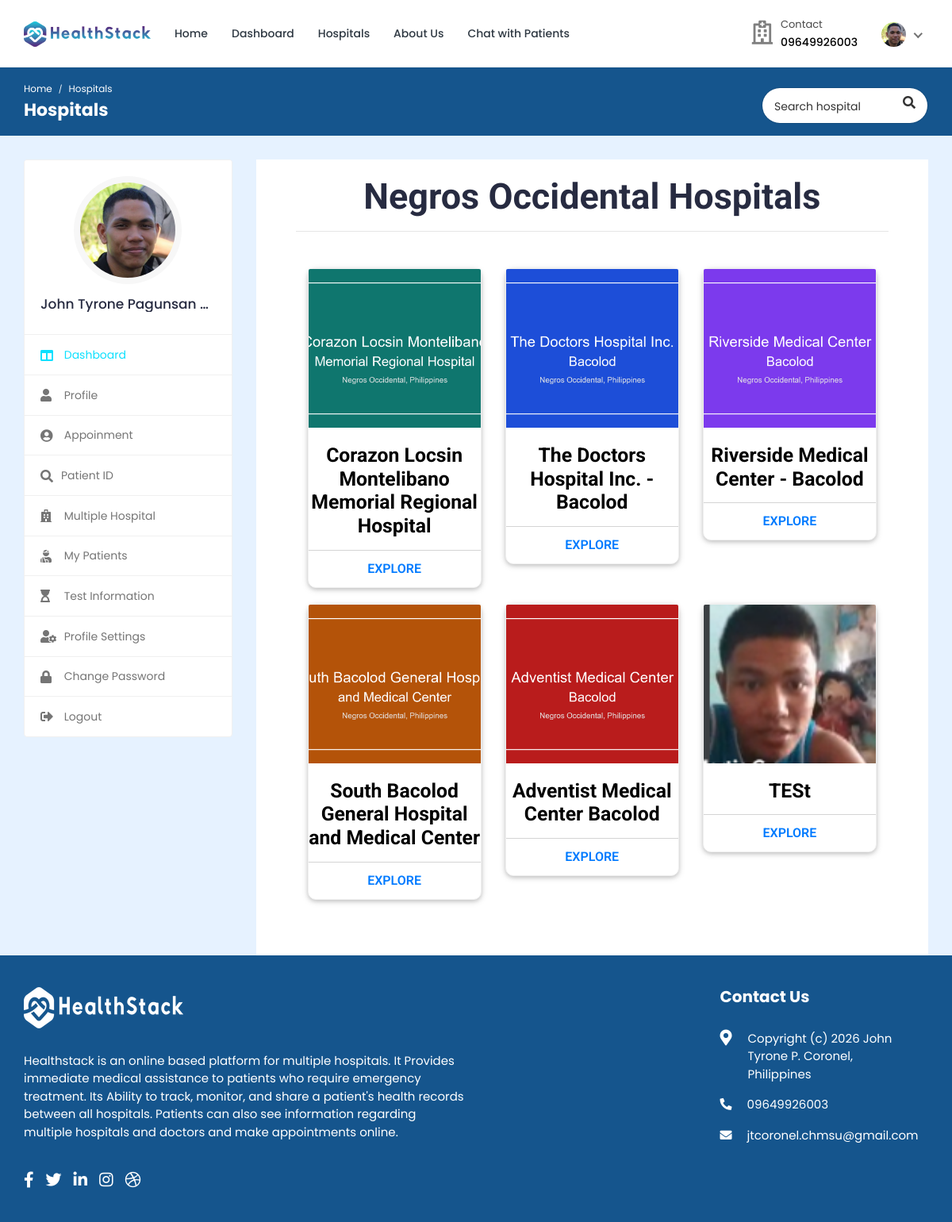
Page /multiple-hospital/ (signed in) on the committed database.
### doctor/models.py (models this page shows, shortened)
class Doctor_Information(models.Model):
    DOCTOR_TYPE = (
        ('Cardiologists', 'Cardiologists'),
        ('Neurologists', 'Neurologists'),
        ('Pediatricians', 'Pediatricians'),
        ('Physiatrists', 'Physiatrists'),
        ('Dermatologists', 'Dermatologists'),
    )
    doctor_id = models.AutoField(primary_key=True)
    user = models.OneToOneField(User, on_delete=models.CASCADE, null=True, blank=True, related_name='profile')
    name = models.CharField(max_length=200, null=True, blank=True)
    username = models.CharField(max_length=200, null=True, blank=True)
    gender = models.CharField(max_length=200, null=True, blank=True)
    description = models.TextField(max_length=1000, null=True, blank=True)
    department = models.CharField(max_length=200, choices=DOCTOR_TYPE, null=True, blank=True)
    department_name = models.ForeignKey(hospital_department, on_delete=models.SET_NULL, null=True, blank=True)
    specialization = models.ForeignKey(specialization, on_delete=models.SET_NULL, null=True, blank=True)
    featured_image = models.ImageField(upload_to='doctors/', default='doctors/user-default.png', null=True, blank=True)
    certificate_image = models.ImageField(upload_to='doctors_certificate/', default='doctors_certificate/default.png', null=True, blank=True)
    email = models.EmailField(max_length=200, null=True, blank=True)
    phone_number = models.CharField(max_length=200, null=True, blank=True)
    nid = models.CharField(max_length=200, null=True, blank=True)
    visiting_hour = models.CharField(max_length=200, null=True, blank=True)
    consultation_fee = models.IntegerField(null=True, blank=True)
    report_fee = models.IntegerField(null=True, blank=True)
    dob = models.CharField(max_length=200, null=True, blank=True)
    institute = models.CharField(max_length=200, null=True, blank=True)
    degree = models.CharField(max_length=200, null=True, blank=True)
    completion_year = models.CharField(max_length=200, null=True, blank=True)
    work_place = models.CharField(max_length=200, null=True, blank=True)
    designation = models.CharField(max_length=200, null=True, blank=True)
    start_year = models.CharField(max_length=200, null=True, blank=True)
    end_year = models.CharField(max_length=200, null=True, blank=True)
    register_status =  models.CharField(max_length=200, null=True, blank=True)
    hospital_name = models.ForeignKey(Hospital_Information, on_delete=models.SET_NULL, null=True, blank=True)

### hospital/models.py (models this page shows, shortened)
class Hospital_Information(models.Model):
    HOSPITAL_TYPE = (
        ('private', 'Private hospital'),
        ('public', 'Public hospital'),
    )
    hospital_id = models.AutoField(primary_key=True)
    name = models.CharField(max_length=200, null=True, blank=True)
    address = models.CharField(max_length=200, null=True, blank=True)
    featured_image = models.ImageField(upload_to='hospitals/', default='hospitals/default.png', null=True, blank=True)
    description = models.TextField(null=True, blank=True)
    email = models.EmailField(max_length=200, null=True, blank=True)
    phone_number = models.IntegerField(null=True, blank=True)
    hospital_type = models.CharField(max_length=200, choices=HOSPITAL_TYPE)
    general_bed_no = models.IntegerField(null=True, blank=True)
    available_icu_no = models.IntegerField(null=True, blank=True)
    regular_cabin_no = models.IntegerField(null=True, blank=True)
    emergency_cabin_no = models.IntegerField(null=True, blank=True)
    vip_cabin_no = models.IntegerField(null=True, blank=True)

### hospital/views.py (the view)
# urls.py: path('multiple-hospital/', views.multiple_hospital, name='multiple-hospital'),
@csrf_exempt
@login_required(login_url="login")
def multiple_hospital(request):
    if request.user.is_authenticated:
        if request.user.is_patient:
            patient = Patient.objects.get(user=request.user)
            doctors = Doctor_Information.objects.all()
            hospitals = Hospital_Information.objects.all()
            hospitals, search_query = searchHospitals(request)
            custom_range, hospitals = paginateHospitals(request, hospitals, 3)
            context = {'patient': patient, 'doctors': doctors, 'hospitals': hospitals, 'search_query': search_query, 'custom_range': custom_range}
            return render(request, 'multiple-hospital.html', context)
        elif request.user.is_doctor:
            doctor = Doctor_Information.objects.get(user=request.user)
            hospitals = Hospital_Information.objects.all()
            hospitals, search_query = searchHospitals(request)
            context = {'doctor': doctor, 'hospitals': hospitals, 'search_query': search_query}
            return render(request, 'multiple-hospital.html', context)
    else:
        logout(request)
        messages.error(request, 'Not Authorized')
        return render(request, 'patient-login.html')

### templates/multiple-hospital.html (shortened to what this page needs)
{% load static %}
<!DOCTYPE html>
<html lang="en">
<head>
	<link rel="stylesheet" href="{% static 'HealthStack-System/css/Normal/bootstrap.min.css' %}">
	<link rel="stylesheet" href="{% static 'HealthStack-System/plugins/Normal/fontawesome/css/fontawesome.min.css' %}">
	<link rel="stylesheet" href="{% static 'HealthStack-System/plugins/Normal/fontawesome/css/all.min.css' %}">
	<link rel="stylesheet" href="{% static 'HealthStack-System/css/Normal/style.css' %}">
	<link rel="stylesheet"href="{% static 'HealthStack-System/css/Normal/hospital.css' %}">
	<link rel="stylesheet"href="{% static 'HealthStack-System/css/Normal/search2.css' %}">
	</head>
	<body>
		<div class="main-wrapper">
			<header class="header">
				{% if user.is_authenticated and user.is_doctor %}
				{% include 'doctor-navbar.html' %}
				{% endif %}
			</header>
			<div class="breadcrumb-bar">
				<div class="container-fluid">
					<div class="row align-items-center">
						<div class="col-md-6 col-6">
							<nav aria-label="breadcrumb" class="page-breadcrumb">
								<ol class="breadcrumb">
									{% if user.is_authenticated and user.is_doctor %}
									<li class="breadcrumb-item"><a href="{% url 'doctor-dashboard' %}">Home</a></li>
									{% endif %}
									<li class="breadcrumb-item active" aria-current="page">Hospitals</li>
								</ol>
							</nav>
							<h2 class="breadcrumb-title">Hospitals</h2>
						</div>
						<div class="col-md-6 col-6 text-right">
							<div class="top-nav-search">
								<form action="{% url 'multiple-hospital' %}" method="GET">
									<input type="text" class="form-control" placeholder="Search hospital" name="search_query" value="{{search_query}}">
									<button class="btn" type="submit"><i class="fa fa-search"></i></button>
								</form>
							</div>
						</div>
					</div>
				</div>
			</div>
			<div class="content">
				<div class="container-fluid">
					<div class="row">
						<div class="col-md-5 col-lg-4 col-xl-3 theiaStickySidebar">
							<div>
								{% if user.is_authenticated and user.is_doctor %}
								{% include 'doctor-sidebar.html' %}
								{% endif %}
							</div>
						</div>
						<div class="col-md-7 col-lg-8 col-xl-9">
							<section class="wrapper" style="height: 0px;">
								<div class="container-fostrap" style="padding-top: 0px;">
									<h1 class="card-title" style="text-align: center;font-size: 45px;">Negros Occidental Hospitals</h1>
									<hr>
									<div class="content">
										<div class="container">
											<div class="row">
												{% for hospital in hospitals %}
												<div class="col-xs-12 col-sm-4">
													<div class="card">
														<a class="img-card" href="#">
														<img src="{{hospital.featured_image.url}}" />
													  </a>
														<div class="card-content">
															<h4 class="card-title">
																<a href="#"> {{hospital.name}}
															  </a>
															</h4>
														</div>
														<div class="card-read-more">
															<a href="{% url 'hospital-profile' pk=hospital.hospital_id %}" class="btn btn-link btn-block">
																Explore
															</a>
														</div>
													</div>
												</div>
												{% endfor %}
											</div>
										</div>
									</div>
								</div>
							</section>
						</div>
					</div>
				</div>
			</div>
			{% include 'footer.html' %}
		</div>
	</body>
</html>

### templates/doctor-navbar.html (shortened to what this page needs)
{% load static %}
<nav class="navbar navbar-expand-lg header-nav">
  <div class="navbar-header">
    <a href="{% url 'hospital_home'%}" class="navbar-brand logo">
      <img
        src="{% static 'HealthStack-System/images/Normal/logo.jpg' %}"
        class="img-fluid"
        alt="Logo"
      />
    </a>
  </div>
  <div class="main-menu-wrapper">
    <ul class="main-nav">
      <li>
        <a href="{% url 'hospital_home'%}">Home</a>
      </li>
      <li>
        <a href="{% url 'doctor-dashboard'%}">Dashboard</a>
      </li>
      <li><a href="{% url 'multiple-hospital' %}" style="text-decoration: none;">Hospitals</a></li>
      <li>
        <a href="{% url 'about-us'%}">About Us</a>
      </li>
      <li>
        <a href="{% url 'chat-home' pk=user.id %}">Chat with Patients</a>
      </li>
    </ul>
  </div>
  <ul class="nav header-navbar-rht">
    <li class="nav-item contact-item">
      <div class="header-contact-img">
        <i class="far fa-hospital"></i>
      </div>
      <div class="header-contact-detail">
        <p class="contact-header">Contact</p>
        {% include 'includes/contact-phone.html' %}
      </div>
    </li>
    <li class="nav-item dropdown has-arrow logged-item">
      <a href="#" class="dropdown-toggle nav-link" data-toggle="dropdown">
        <span class="user-img">
          <img
            class="rounded-circle"
            src="{{ doctor.featured_image.url }}"
            width="31"
            alt="Darren Elder"
          />
        </span>
      </a>
    </li>
  </ul>
</nav>

### templates/includes/contact-phone.html
{% if user.is_authenticated and user.is_patient and user.patient.phone_number %}
{% with phone=user.patient.phone_number|stringformat:"s" %}
<p class="contact-info-header">{% if phone|slice:":1" == "0" %}{{ phone }}{% else %}0{{ phone }}{% endif %}</p>
{% endwith %}
{% elif user.is_authenticated and user.is_doctor and user.profile.phone_number %}
{% with phone=user.profile.phone_number|stringformat:"s" %}
<p class="contact-info-header">{% if phone|slice:":1" == "0" %}{{ phone }}{% else %}0{{ phone }}{% endif %}</p>
{% endwith %}
{% elif user.is_authenticated and user.is_hospital_admin and user.hospital_admin.phone_number %}
{% with phone=user.hospital_admin.phone_number|stringformat:"s" %}
<p class="contact-info-header">{% if phone|slice:":1" == "0" %}{{ phone }}{% else %}0{{ phone }}{% endif %}</p>
{% endwith %}
{% elif patient.phone_number %}
{% with phone=patient.phone_number|stringformat:"s" %}
<p class="contact-info-header">{% if phone|slice:":1" == "0" %}{{ phone }}{% else %}0{{ phone }}{% endif %}</p>
{% endwith %}
{% elif doctor.phone_number %}
{% with phone=doctor.phone_number|stringformat:"s" %}
<p class="contact-info-header">{% if phone|slice:":1" == "0" %}{{ phone }}{% else %}0{{ phone }}{% endif %}</p>
{% endwith %}
{% else %}
<p class="contact-info-header">Not set</p>
{% endif %}

### templates/doctor-sidebar.html (shortened to what this page needs)
{% load static %}
<div class="profile-sidebar">
  <div class="widget-profile pro-widget-content">
    <div class="profile-info-widget">
      <a href="#" class="booking-doc-img">
        <img
          src="{{ doctor.featured_image.url }}"
          alt="User Image"
        />
      </a>
      <div class="profile-det-info">
        <h3>{{ doctor.name }}</h3>
      </div>
    </div>
  </div>
  <div class="dashboard-widget">
    <nav class="dashboard-menu sidebar">
      <ul>
        <li class="active">
          <a href="{% url 'doctor-dashboard' %}">
            <i class="fas fa-columns"></i>
            <span>Dashboard</span>
          </a>
        </li>
        <li>
        <a href="{% url 'doctor-profile' pk=doctor.doctor_id %}">
          <i class="fas fa-user"></i>
          <span>Profile</span>
        </a>
      </li>
        <li>
          <a href="{% url 'appointments'%}">
            <i class="fas fa-user-circle"></i>
            <span>Appoinment</span>
          </a>
        </li>
        <li class="nav-item has-submenu">
            <a href="#" class="nav-link"><i class="fas fa-search"></i><span>Patient ID</span></a>
        </li>
        <li>
          <a href="{% url 'multiple-hospital' %}">
            <i class="fas fa-hospital"></i>
            <span>Multiple Hospital</span>
          </a>
      </li>
        <li>
          <a href="{% url 'my-patients' %}">
            <i class="fas fa-user-injured"></i>
            <span>My Patients</span>
          </a>
        </li>
        <li>
          <a href="{% url 'doctor-test-list'%}" target="_blank">
            <i class="fas fa-hourglass-start"></i>
            <span>Test Information</span>
          </a>
        </li>
        <li>
          <a
            href="{% url 'doctor-profile-settings' %}"
          >
            <i class="fas fa-user-cog"></i>
            <span>Profile Settings</span>
          </a>
        </li>
        <li>
          <a href="{% url 'doctor-change-password' pk=user.id%}">
            <i class="fas fa-lock"></i>
            <span>Change Password</span>
          </a>
        </li>
        <li>
          <a href="{% url 'doctor-logout'%}">
            <i class="fas fa-sign-out-alt"></i>
            <span>Logout</span>
          </a>
        </li>
      </ul>
    </nav>
  </div>
</div>

### templates/includes/contact-phone-text.html
{% if user.is_authenticated and user.is_patient and user.patient.phone_number %}
{% with phone=user.patient.phone_number|stringformat:"s" %}{% if phone|slice:":1" == "0" %}{{ phone }}{% else %}0{{ phone }}{% endif %}{% endwith %}
{% elif user.is_authenticated and user.is_doctor and user.profile.phone_number %}
{% with phone=user.profile.phone_number|stringformat:"s" %}{% if phone|slice:":1" == "0" %}{{ phone }}{% else %}0{{ phone }}{% endif %}{% endwith %}
{% elif user.is_authenticated and user.is_hospital_admin and user.hospital_admin.phone_number %}
{% with phone=user.hospital_admin.phone_number|stringformat:"s" %}{% if phone|slice:":1" == "0" %}{{ phone }}{% else %}0{{ phone }}{% endif %}{% endwith %}
{% elif patient.phone_number %}
{% with phone=patient.phone_number|stringformat:"s" %}{% if phone|slice:":1" == "0" %}{{ phone }}{% else %}0{{ phone }}{% endif %}{% endwith %}
{% elif doctor.phone_number %}
{% with phone=doctor.phone_number|stringformat:"s" %}{% if phone|slice:":1" == "0" %}{{ phone }}{% else %}0{{ phone }}{% endif %}{% endwith %}
{% else %}
Not set
{% endif %}

### rows in the picture
Doctor_Information: phone_number "09649926003", featured_image (picture), name "John Tyrone Pagunsan…"
Hospital_Information: featured_image (picture), name "Corazon Locsin Montelibano Memorial Regional Hospital"
Hospital_Information: featured_image (picture), name "The Doctors Hospital Inc. - Bacolod"
Hospital_Information: featured_image (picture), name "Riverside Medical Center - Bacolod"
Hospital_Information: featured_image (picture), name "South Bacolod General Hospital and Medical Center"
Hospital_Information: featured_image (picture), name "Adventist Medical Center Bacolod"
Hospital_Information: featured_image (picture), name "TESt"
